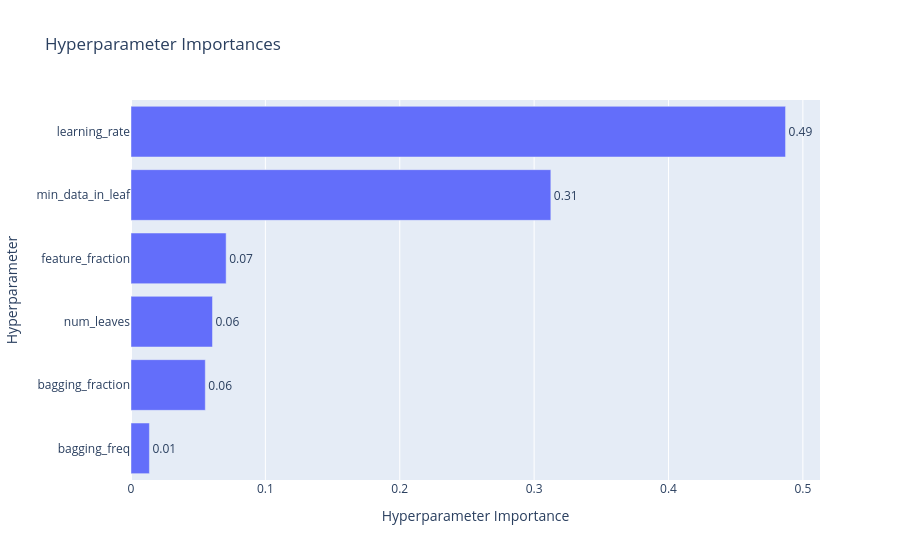

Notebook code for this chart:
### Code cell
plot_param_importances(study)

### Figure 1 — Plotly figure (JSON) as saved in the notebook; plotly's stock layout.template omitted (floating-point values rounded to 4 significant figures)
{"data": [{"cliponaxis": false, "hovertemplate": ["bagging_freq (IntDistribution): 0.01370312884974144<extra></extra>", "bagging_fraction (FloatDistribution): 0.05529149628016519<extra></extra>", "num_leaves (IntDistribution): 0.06064539840227753<extra></extra>", "feature_fraction (FloatDistribution): 0.07080222796031008<extra></extra>", "min_data_in_leaf (IntDistribution): 0.3124449314552689<extra></extra>", "learning_rate (FloatDistribution): 0.4871128170522369<extra></extra>"], "name": "Objective Value", "orientation": "h", "text": ["0.01", "0.06", "0.06", "0.07", "0.31", "0.49"], "textposition": "outside", "type": "bar", "x": [0.0137, 0.05529, 0.06065, 0.0708, 0.3124, 0.4871], "y": ["bagging_freq", "bagging_fraction", "num_leaves", "feature_fraction", "min_data_in_leaf", "learning_rate"]}], "layout": {"title": {"text": "Hyperparameter Importances"}, "xaxis": {"title": {"text": "Hyperparameter Importance"}}, "yaxis": {"title": {"text": "Hyperparameter"}}}}
